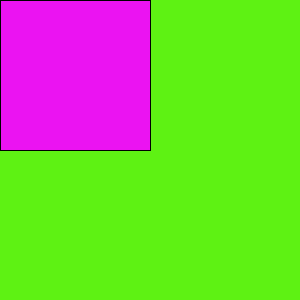
Frame 1 (no input)
Frame 60 (the mouse pressed at the canvas centre just before this capture): identical to frame 1, image omitted
Frame 120 (the mouse held since frame 60 and released just before this capture): blank canvas, image omitted

The Processing sketch that drew this single still picture (run headless with seeded random() and noise(); from frame 60 on, the mouse is pressed at the canvas centre):

// Processing sketch: three
// ── three.pde
void setup() {
    size(300, 300);
    fill(#eb13f2);
}

void draw() {
    background(#5ef213);
    if (mouseX>150 && mouseY>150) {
        rect(150, 150, 150, 150);
    }else if (mouseX>150 && mouseY<150) {
        rect(150, 150, 150, -150);
    }else if (mouseX<150 && mouseY<150) {
        rect(150, 150, -150, -150);
    }else if (mouseX<150 && mouseY>150) {
        rect(150, 150, -150, 150);
    }
}
